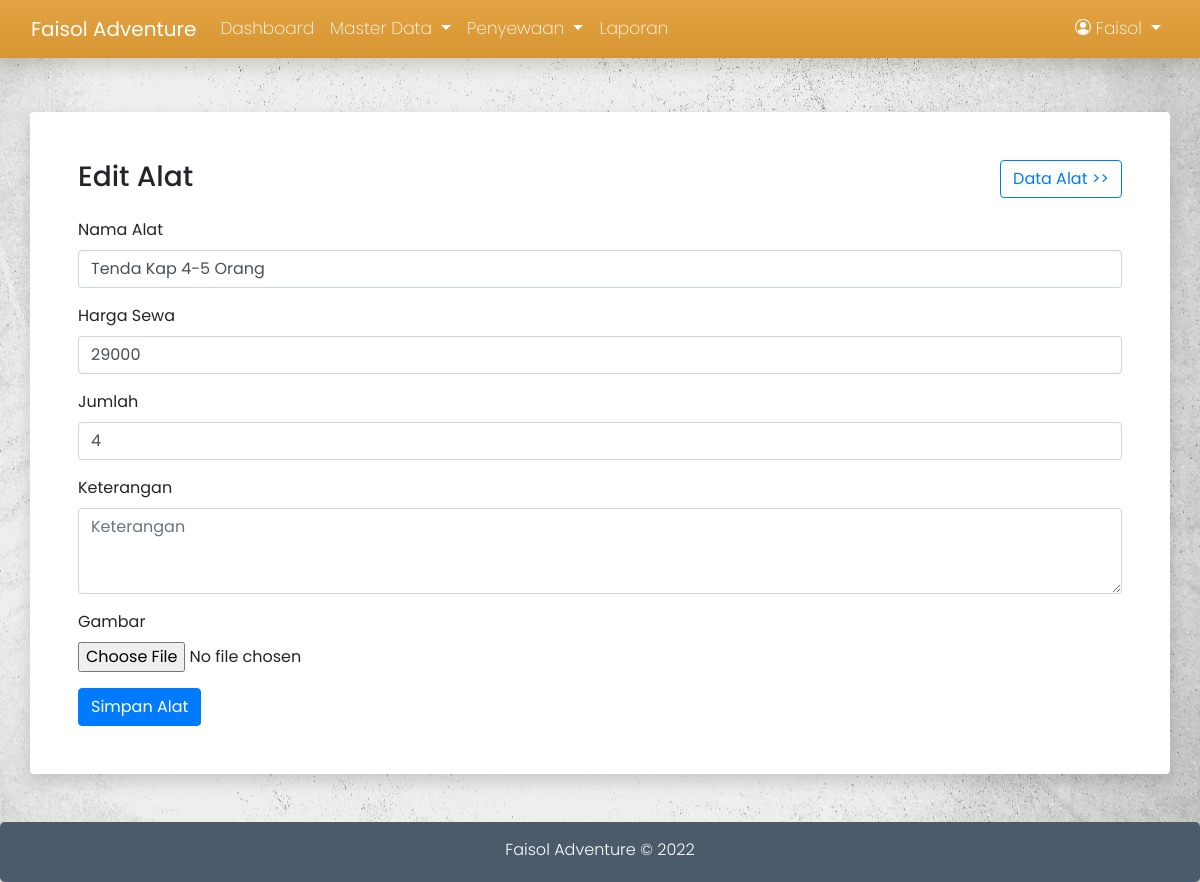
/admin/form-alat.php?id=1 (signed in), run on the app's committed database.
### tables this page shows
CREATE TABLE `18073_alat` (
  `id_alat` int(11) NOT NULL,
  `nama` varchar(100) DEFAULT NULL,
  `jumlah` int(11) DEFAULT NULL,
  `harga_sewa` decimal(10,0) DEFAULT NULL,
  `gambar` varchar(100) DEFAULT NULL,
  `keterangan` text DEFAULT NULL
);

### admin/form-alat.php (the view, shortened to what this page needs)
<?php
    include '../koneksi/koneksi.php';
    include '../template/admin_header.php';
$id='';
if ($_GET){
  $id=$_GET['id'];
  $data = $conn->query("SELECT * FROM 18073_alat where id_alat='$id'")->fetch_row();
}
else {
  $nama = 'default.png';
}
?>
<div class="container">
    <div class="row">
        <div class="col shadow p-sm-5 rounded">
            <div class="row mb-sm-3">
                <div class="col">
                    <h3><?= (@$id) ? 'Edit Alat' : 'Tambah Alat' ?></h3>
                </div>
                <div class="col text-right">
                    <a href="data-alat.php"><button class="btn btn-outline-primary">Data Alat >></button></a>
                </div>
            </div>
            <form method="post" enctype="multipart/form-data">
                <div class="form-group">
                    <label>Nama Alat</label>
                    <input type="text" class="form-control" name="nama" placeholder="Nama Alat" value="<?= @$data[1] ?>"
                        required>
                </div>
                <div class="form-group">
                    <label>Harga Sewa</label>
                    <input type="number" class="form-control" name="harga_sewa" placeholder="Harga Sewa"
                        value="<?= @$data[3] ?>" required>
                </div>
                <div class="form-group">
                    <label>Jumlah</label>
                    <input type="text" class="form-control" name="jumlah" placeholder="Jumlah" value="<?= @$data[2] ?>"
                        required>
                </div>
                <div class="form-group">
                    <label>Keterangan</label>
                    <textarea class="form-control" rows="3" name="keterangan"
                        placeholder="Keterangan"><?= @$data[5] ?></textarea>
                </div>
                <div class="form-group">
                    <label for="gambar">Gambar</label>
                    <input type="file" class="form-control-file" name="gambar">
                </div>
                <button type="submit" class="btn btn-primary">Simpan Alat</button>
            </form>
        </div>
    </div>
</div>
<?php include '../template/admin_footer.php'; ?>

### assets/css/style.css (style rules this page uses)
body { padding-top: 7em; background-image: url("../img/grungy-white-background-natural-cement-stone-old-texture-as-retro-pattern-wall.jpg"); background-size: cover; background-position: center; background-repeat: no-repeat; font-family: 'Poppins', sans-serif; }
body .col { background-color: #fff; }

### data on the page
18073_alat: nama "Tenda Kap 4-5 Orang", harga_sewa "29000", jumlah "4"

### other printed values
$_SESSION['nama'] "Faisol"
